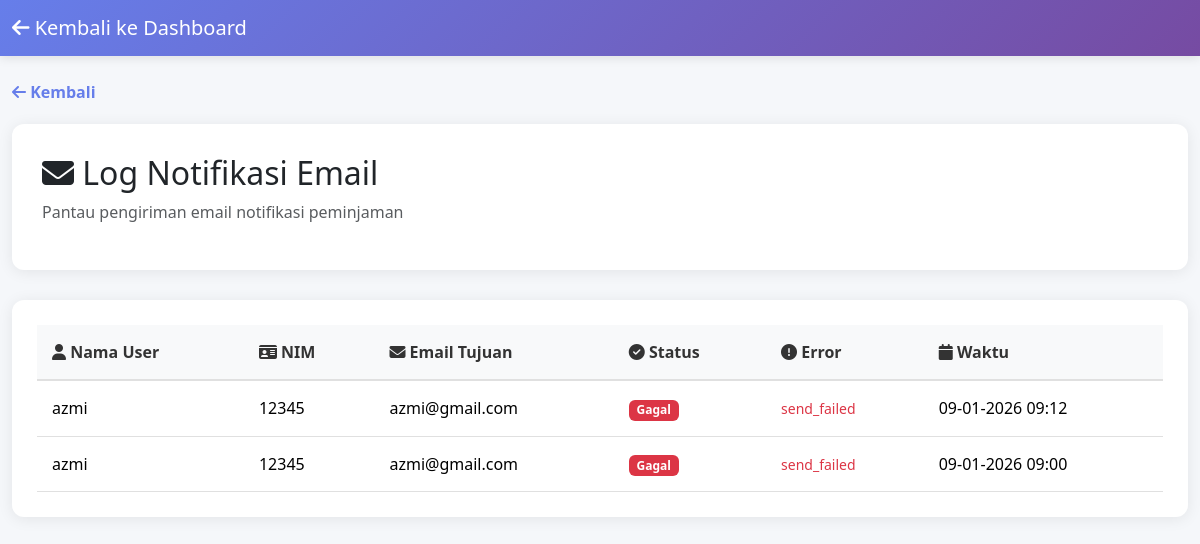
The page /admin/notification_logs.php (signed in) on the database its author committed.
### tables this page shows
CREATE TABLE `notification_logs` (
  `id` int(11) NOT NULL,
  `notification_id` int(11) DEFAULT NULL,
  `user_id` int(11) NOT NULL,
  `email` varchar(191) DEFAULT NULL,
  `success` tinyint(1) DEFAULT 0,
  `error_message` text DEFAULT NULL,
  `sent_at` datetime DEFAULT current_timestamp()
);

CREATE TABLE `users` (
  `id` int(11) NOT NULL,
  `email` varchar(100) DEFAULT NULL,
  `nama` varchar(100) DEFAULT NULL,
  `nim` varchar(20) DEFAULT NULL,
  `password` varchar(255) DEFAULT NULL,
  `jurusan` varchar(100) DEFAULT NULL,
  `foto` varchar(255) DEFAULT NULL
);

### admin/notification_logs.php (the view, shortened to what this page needs)
<?php
include '../config/database.php';
$create_logs = "CREATE TABLE IF NOT EXISTS notification_logs (
  id INT AUTO_INCREMENT PRIMARY KEY,
  notification_id INT NULL,
  user_id INT NOT NULL,
  email VARCHAR(191) NULL,
  success TINYINT(1) DEFAULT 0,
  error_message TEXT NULL,
  sent_at DATETIME DEFAULT CURRENT_TIMESTAMP
)";
mysqli_query($conn, $create_logs);
$logs_q = mysqli_query($conn, "
  SELECT nl.*, u.nama, u.nim, u.email as user_email
  FROM notification_logs nl
  LEFT JOIN users u ON nl.user_id=u.id
  ORDER BY nl.sent_at DESC LIMIT 100
");
?>
<!DOCTYPE html>
<html>
<head>
<link href="https://cdn.jsdelivr.net/npm/bootstrap@5.3.2/dist/css/bootstrap.min.css" rel="stylesheet">
<link rel="stylesheet" href="https://cdnjs.cloudflare.com/ajax/libs/font-awesome/6.4.0/css/all.min.css">
</head>
<body>
<nav class="navbar navbar-expand-lg navbar-custom">
  <div class="container-fluid">
    <a class="navbar-brand text-white" href="dashboard.php">
      <i class="fas fa-arrow-left"></i> Kembali ke Dashboard
    </a>
  </div>
</nav>
<div class="container-fluid py-4">
  <div class="back-link">
    <a href="dashboard.php"><i class="fas fa-arrow-left"></i> Kembali</a>
  </div>
  <div class="page-header">
    <h2><i class="fas fa-envelope"></i> Log Notifikasi Email</h2>
    <p class="text-muted">Pantau pengiriman email notifikasi peminjaman</p>
  </div>
  <div class="table-container">
    <?php if(mysqli_num_rows($logs_q) > 0): ?>
      <div class="table-responsive">
        <table class="table table-hover mb-0">
          <thead>
            <tr>
              <th><i class="fas fa-user"></i> Nama User</th>
              <th><i class="fas fa-id-card"></i> NIM</th>
              <th><i class="fas fa-envelope"></i> Email Tujuan</th>
              <th><i class="fas fa-check-circle"></i> Status</th>
              <th><i class="fas fa-exclamation-circle"></i> Error</th>
              <th><i class="fas fa-calendar"></i> Waktu</th>
            </tr>
          </thead>
          <tbody>
            <?php while($l = mysqli_fetch_assoc($logs_q)): ?>
              <tr>
                <td><?php echo htmlspecialchars($l['nama'] ?? '-'); ?></td>
                <td><?php echo htmlspecialchars($l['nim'] ?? '-'); ?></td>
                <td><?php echo htmlspecialchars($l['email'] ?? '-'); ?></td>
                <td>
                  <?php if($l['success']): ?>
                    <span class="badge badge-success">Berhasil</span>
                  <?php else: ?>
                    <span class="badge badge-danger">Gagal</span>
                  <?php endif; ?>
                </td>
                <td>
                  <?php if($l['error_message']): ?>
                    <small class="text-danger"><?php echo htmlspecialchars($l['error_message']); ?></small>
                  <?php else: ?>
                    <span class="text-muted">-</span>
                  <?php endif; ?>
                </td>
                <td><?php echo date('d-m-Y H:i', strtotime($l['sent_at'])); ?></td>
              </tr>
            <?php endwhile; ?>
          </tbody>
        </table>
      </div>
    <?php endif; ?>
  </div>
</div>
</body>
</html>

### admin/notification_logs.php (style rules this page uses)
body { background-color: #f5f7fa; font-family: 'Segoe UI', Tahoma, Geneva, Verdana, sans-serif; }
.navbar-custom { background: linear-gradient(135deg, #667eea 0%, #764ba2 100%); box-shadow: 0 2px 10px rgba(0,0,0,0.1); }
.page-header { background: white; padding: 30px; border-radius: 12px; margin-bottom: 30px; box-shadow: 0 2px 15px rgba(0,0,0,0.08); }
.table-container { background: white; border-radius: 12px; padding: 25px; box-shadow: 0 2px 15px rgba(0,0,0,0.08); }
.table th { background-color: #f8f9fa; border-bottom: 2px solid #e0e0e0; color: #333; font-weight: 600; padding: 15px; }
.table td { padding: 15px; border-color: #e0e0e0; }
.badge-danger { background-color: #dc3545; }
.back-link { display: inline-block; margin-bottom: 20px; }
.back-link a { color: #667eea; text-decoration: none; font-weight: 600; }

### rows shown on the page
notification_logs: user.nama "azmi", user.nim "12345", email "azmi@gmail.com", success "Gagal", error_message "send_failed", sent_at "09-01-2026 09:12"
notification_logs: user.nama "azmi", user.nim "12345", email "azmi@gmail.com", success "Gagal", error_message "send_failed", sent_at "09-01-2026 09:00"
